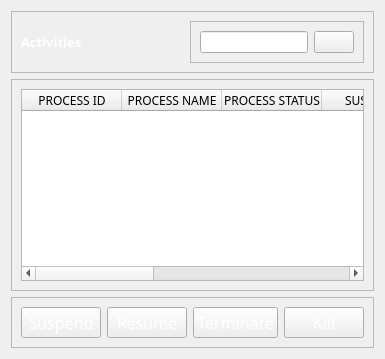
            <widget class="QWidget" name="activities">
             <layout class="QVBoxLayout" name="verticalLayout_7">
              <item>
               <widget class="QFrame" name="frame_5">
                <property name="frameShape">
                 <enum>QFrame::StyledPanel</enum>
                </property>
                <property name="frameShadow">
                 <enum>QFrame::Raised</enum>
                </property>
                <layout class="QHBoxLayout" name="horizontalLayout_11">
                 <item>
                  <widget class="QLabel" name="label_54">
                   <property name="font">
                    <font>
                     <family>Noto Sans</family>
                     <pointsize>10</pointsize>
                     <weight>75</weight>
                     <bold>true</bold>
                    </font>
                   </property>
                   <property name="styleSheet">
                    <string notr="true">color: rgb(255, 255, 255);</string>
                   </property>
                   <property name="text">
                    <string>Activities</string>
                   </property>
                  </widget>
                 </item>
                 <item alignment="Qt::AlignRight">
                  <widget class="QFrame" name="frame_8">
                   <property name="frameShape">
                    <enum>QFrame::StyledPanel</enum>
                   </property>
                   <property name="frameShadow">
                    <enum>QFrame::Raised</enum>
                   </property>
                   <layout class="QHBoxLayout" name="horizontalLayout_12">
                    <item>
                     <widget class="QLineEdit" name="lineEdit">
                      <property name="styleSheet">
                       <string notr="true">color: rgb(255, 255, 255);</string>
                      </property>
                      <property name="placeholderText">
                       <string>Search Processes</string>
                      </property>
                     </widget>
                    </item>
                    <item>
                     <widget class="QPushButton" name="pushButton_3">
                      <property name="styleSheet">
                       <string notr="true">color: rgb(255, 255, 255);</string>
                      </property>
                      <property name="text">
                       <string/>
                      </property>
                      <property name="icon">
                       <iconset resource="icons.qrc">
                        <normaloff>:/icons/icons/feather/search.svg</normaloff>:/icons/icons/feather/search.svg</iconset>
                      </property>
                     </widget>
                    </item>
                   </layout>
                  </widget>
                 </item>
                </layout>
               </widget>
              </item>
              <item>
               <widget class="QFrame" name="frame_6">
                <property name="frameShape">
                 <enum>QFrame::StyledPanel</enum>
                </property>
                <property name="frameShadow">
                 <enum>QFrame::Raised</enum>
                </property>
                <layout class="QVBoxLayout" name="verticalLayout_8">
                 <item>
                  <widget class="QTableWidget" name="tableWidget">
                   <column>
                    <property name="text">
                     <string>PROCESS ID</string>
                    </property>
                    <property name="font">
                     <font>
                      <family>Noto Sans</family>
                     </font>
                    </property>
                   </column>
                   <column>
                    <property name="text">
                     <string>PROCESS NAME</string>
                    </property>
                    <property name="font">
                     <font>
                      <family>Noto Sans</family>
                     </font>
                    </property>
                   </column>
                   <column>
                    <property name="text">
                     <string>PROCESS STATUS</string>
                    </property>
                    <property name="font">
                     <font>
                      <family>Noto Sans</family>
                     </font>
                    </property>
                   </column>
                   <column>
                    <property name="text">
                     <string>SUSPEND</string>
                    </property>
                    <property name="font">
                     <font>
                      <family>Noto Sans</family>
                      <pointsize>9</pointsize>
                     </font>
                    </property>
                   </column>
                   <column>
                    <property name="text">
                     <string>STARTED</string>
                    </property>
                    <property name="font">
                     <font>
                      <family>Noto Sans</family>
                     </font>
                    </property>
                   </column>
                   <column>
                    <property name="text">
                     <string>RESUME</string>
                    </property>
                    <property name="font">
                     <font>
                      <family>Noto Sans</family>
                     </font>
                    </property>
                   </column>
                   <column>
                    <property name="text">
                     <string>TERMINATE</string>
                    </property>
                    <property name="font">
                     <font>
                      <family>Noto Sans</family>
                     </font>
                    </property>
                   </column>
                   <column>
                    <property name="text">
                     <string>KILL</string>
                    </property>
                    <property name="font">
                     <font>
                      <family>Noto Sans</family>
                     </font>
                    </property>
                   </column>
                  </widget>
                 </item>
                </layout>
               </widget>
              </item>
              <item alignment="Qt::AlignBottom">
               <widget class="QFrame" name="frame_7">
                <property name="frameShape">
                 <enum>QFrame::StyledPanel</enum>
                </property>
                <property name="frameShadow">
                 <enum>QFrame::Raised</enum>
                </property>
                <layout class="QHBoxLayout" name="horizontalLayout_13">
                 <item>
                  <widget class="QPushButton" name="pushButton_4">
                   <property name="font">
                    <font>
                     <family>Noto Sans</family>
                     <pointsize>12</pointsize>
                    </font>
                   </property>
                   <property name="styleSheet">
                    <string notr="true">color: rgb(255, 255, 255);</string>
                   </property>
                   <property name="text">
                    <string>Suspend</string>
                   </property>
                  </widget>
                 </item>
                 <item>
                  <widget class="QPushButton" name="pushButton_5">
                   <property name="font">
                    <font>
                     <family>Noto Sans</family>
                     <pointsize>12</pointsize>
                    </font>
                   </property>
                   <property name="styleSheet">
                    <string notr="true">color: rgb(255, 255, 255);</string>
                   </property>
                   <property name="text">
                    <string>Resume</string>
                   </property>
                  </widget>
                 </item>
                 <item>
                  <widget class="QPushButton" name="pushButton_6">
                   <property name="font">
                    <font>
                     <family>Noto Sans</family>
                     <pointsize>12</pointsize>
                    </font>
                   </property>
                   <property name="styleSheet">
                    <string notr="true">color: rgb(255, 255, 255);</string>
                   </property>
                   <property name="text">
                    <string>Terminate</string>
                   </property>
                  </widget>
                 </item>
                 <item>
                  <widget class="QPushButton" name="pushButton_7">
                   <property name="font">
                    <font>
                     <family>Noto Sans</family>
                     <pointsize>12</pointsize>
                    </font>
                   </property>
                   <property name="styleSheet">
                    <string notr="true">color: rgb(255, 255, 255);</string>
                   </property>
                   <property name="text">
                    <string>Kill</string>
                   </property>
                  </widget>
                 </item>
                </layout>
               </widget>
              </item>
             </layout>
            </widget>
